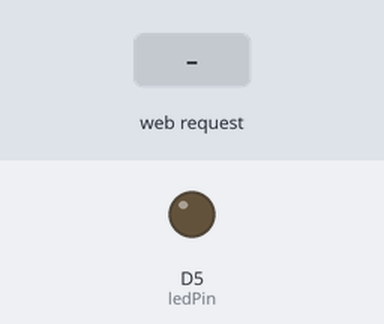
A sketch run on a simulated ESP8266 (NodeMCU). On the bench: output pins drawn as LEDs (lit = HIGH). Dashed ring = blinking. The inputs (shaded band) are chosen by the test bench. WiFi joins after 1.5 s; servers stay silent unless stated; what the sketch prints to the serial monitor is not drawn.

Above: at 2.7 s.
2.8 s: HTTP request GET /LED=STROBE received
At 3.74 s:
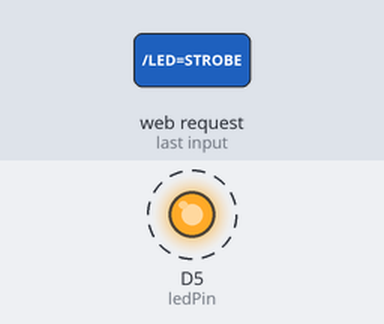
5.8 s: HTTP request GET /LED=ON received
7.3 s: HTTP request GET /LED=OFF received
At 8.6 s:
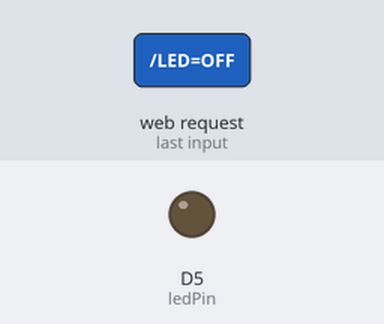
Timing chart, 0 to 10.3 s (numbered marks = the images above; inputs shaded):
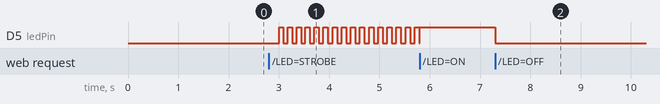

Measured:
- after the input at 2.8 s, D5 (ledPin): alternates HIGH for 0.09 s and LOW for 0.09 s, starting after 0.20 s
- after the input at 7.3 s, D5 (ledPin): HIGH → LOW at once

The sketch:

MCU_http_control.ino
```cpp
#include <ESP8266WiFi.h>

const char* ssid = "NETWORK_NAME_HERE";
const char* password = "NETWORK_PASSWORD_HERE";

int ledPin = D5;
int state = LOW;
bool strobe = false;
int cycle = 1;
WiFiServer server(80);

void setup() {
  Serial.begin(115200);
  delay(10);

  pinMode(ledPin, OUTPUT);
  digitalWrite(ledPin, LOW);

  Serial.println();
  Serial.print("Connecting to ");
  Serial.println(ssid);

  WiFi.begin(ssid, password);

  while (WiFi.status() != WL_CONNECTED) {
    delay(500);
    Serial.print(".");
  }
  Serial.println("");
  Serial.println("Wifi connected");

  server.begin();
  Serial.println(WiFi.localIP());
}

void loop() {
  if (strobe) {
    Serial.println(++cycle);
    if (cycle % 100 == 0) {
      state = state == HIGH ? LOW : HIGH;
      digitalWrite(ledPin, state);
    }
  }
  WiFiClient client = server.available();
  if (!client) return;

  Serial.println("New client");
  while(!client.available()) delay(1);

  // Read the request
  String request = client.readStringUntil('\r');
  Serial.println(request);
  client.flush();

  if (request.indexOf("/LED=ON") != -1) {
    digitalWrite(ledPin, HIGH);
    state = HIGH;
    strobe = false;
  } else if (request.indexOf("/LED=OFF") != -1) {
    digitalWrite(ledPin, LOW);
    state = LOW;
    strobe = false;
  } else if (request.indexOf("/LED=STROBE") != -1) {
    strobe = true;
    state = HIGH;
  }

  // Send a response
  client.println("HTTP/1.1 200 OK");
  client.println("Content-Type: text/html");
  client.println("");
  client.println("<!DOCTYPE HTML>");
  client.println("<html>");
  client.println("<style>*{font-size:xx-large;}</style>");
  client.print("Led is now ");
  if (!strobe) {
    client.println(state == LOW ? "off" : "on");
  } else {
    client.println("STROBING!!!11!");
  }
  client.println("<br><br>");
  client.println("<a href=\"/LED=ON\"><button>Turn On</button></a>");
  client.println("<a href=\"/LED=OFF\"><button>Turn Off</button></a>");
  client.println("<a href=\"/LED=STROBE\"><button>STR0B3</button></a>");
  client.println("</html>");

  delay(1);
  Serial.println("Client disconnected");
  Serial.println("");
}
```
